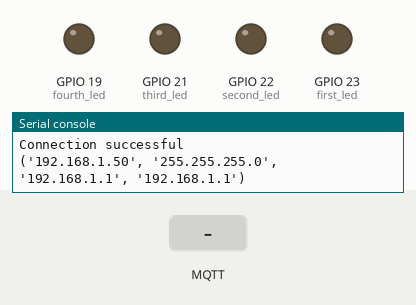
This program was run on a simulated ESP32 board running MicroPython. On the bench: output pins drawn as LEDs (lit = HIGH), the last lines printed to the serial console. The inputs (shaded band) are chosen by the test bench. WiFi joins after 1.5 s; no MQTT or app messages arrive unless stated.

Above: at 2.8 s.
2.9 s: MQTT message "1" arrives on the first subscribed topic
At 4.1 s:
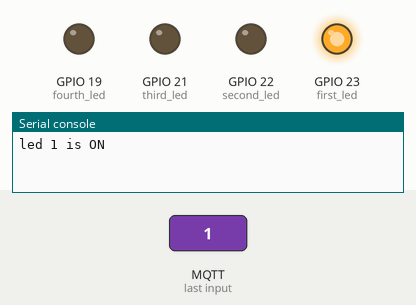
4.4 s: MQTT message "0" arrives on the first subscribed topic
At 5.4 s:
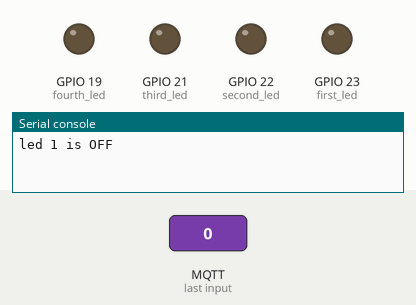
Timing chart, 0 to 7.4 s (numbered marks = the images above; inputs shaded):
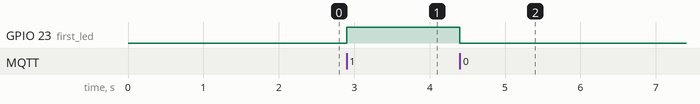

The program:

main.py
```python
from machine import Pin, PWM
import time
from umqttsimple import MQTTClient
import ubinascii
import machine
import micropython
import network
import sys

#default PINS for LEDs
first_led=Pin(23, Pin.OUT)
second_led=Pin(22, Pin.OUT)
third_led=Pin(21, Pin.OUT)
fourth_led=Pin(19, Pin.OUT)

#callback function upon receiving a message
def call_back_function(topic, msg):
     global message, top
     message = msg.decode().strip("'\n")
     top=topic
     # print((topic, msg))

message = ""

#initializing MQTT client
client = MQTTClient(client_id,mqtt_server)
client.set_callback(call_back_function)

#establishing connection
try:
    client.connect()
except Exception as e:
    machine.reset

#subscribe to topics
client.subscribe(topic_sub1)
client.subscribe(topic_sub2)
client.subscribe(topic_sub3)
client.subscribe(topic_sub4)

while True:
    try:
        client.wait_msg()
        if top==topic_sub1:
        	if message=="1":
        		print('led 1 is ON')
        		first_led.on()
        	else:
        		print('led 1 is OFF')
        		first_led.off()

        if top==topic_sub2:
        	if message=="1":
        		print('led 2 is ON')
        		second_led.on()
        	else:
        		print('led 2 is OFF')
        		second_led.off()

        if top==topic_sub3:
        	if message=="1":
        		print('led 3 is ON')
        		third_led.on()
        	else:
        		print('led 3 is OFF')
        		third_led.off()

        if top==topic_sub4:
        	if message=="1":
        		print('led 4 is ON')
        		fourth_led.on()
        	else:
        		print('led 4 is OFF')
        		fourth_led.off()

        print("\n")

    except KeyboardInterrupt:
        print('Exit.')
        client.disconnect()
        sys.exit()
```

boot.py
```python
# This file is executed on every boot (including wake-boot from deepsleep)
import time
from umqttsimple import MQTTClient
import ubinascii
import machine
import micropython
import network
import esp
esp.osdebug(None)
import gc
gc.collect()

#setup wifi connection and broker IP address
ssid = 'wifi_name'
password = 'password'
mqtt_server = '172.20.10.13'
client_id = ubinascii.hexlify(machine.unique_id())

#topics to subscribe to
topic_sub1=b"led1"
topic_sub2=b"led2"
topic_sub3=b"led3"
topic_sub4=b"led4"

station = network.WLAN(network.STA_IF)

station.active(True)
station.connect(ssid, password)

#testing ESP32 wifi connection
while station.isconnected() == False:
  pass

print('Connection successful')
print(station.ifconfig())

#import webrepl
#webrepl.start()
```

Measured:
- after the input at 2.9 s, GPIO 23 (first_led): LOW → HIGH at once
- after the input at 4.4 s, GPIO 23 (first_led): HIGH → LOW at once
